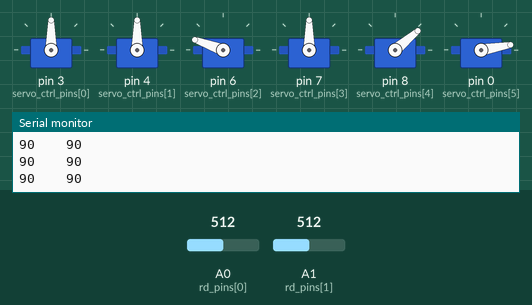
Simulated run of this sketch. Board: Arduino Nano, built with avr-gcc and run on an emulated ATmega328P. Shown: 6 × servo, the last lines printed to the serial monitor. The test bench sets the inputs (shaded band); at power-on: A0 (rd_pins[0]) = 512, A1 (rd_pins[1]) = 512.

Above: at 1.2 s.
1.3 s: A0 (rd_pins[0]) set to 557
At 1.8 s:
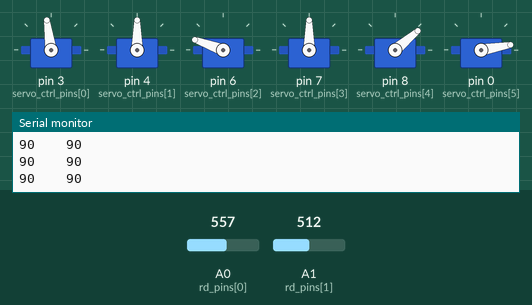
2.9 s: A0 (rd_pins[0]) set to 586
At 3.4 s:
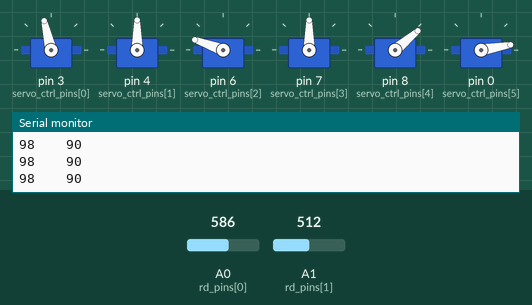
4.5 s: A1 (rd_pins[1]) set to 550
At 5.5 s:
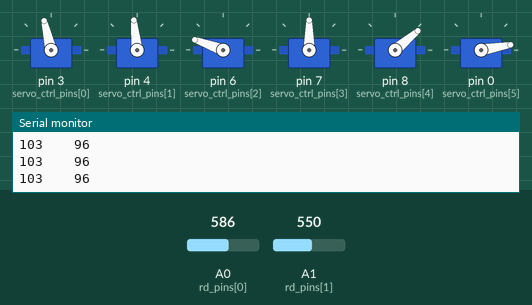
6.1 s: A1 (rd_pins[1]) set to 577
At 7.4 s:
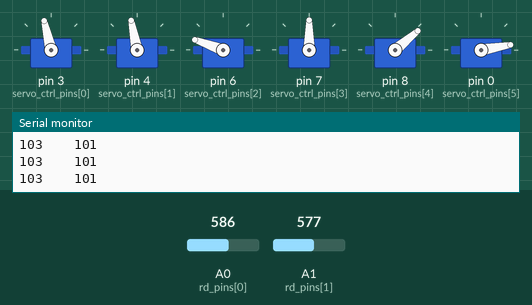
7.7 s: A0 (rd_pins[0]) set to 511
At 8.5 s:
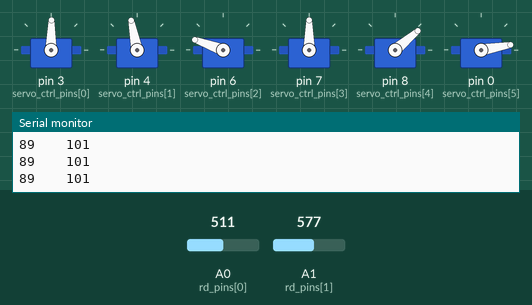
9.3 s: A1 (rd_pins[1]) set to 716
At 10.7 s:
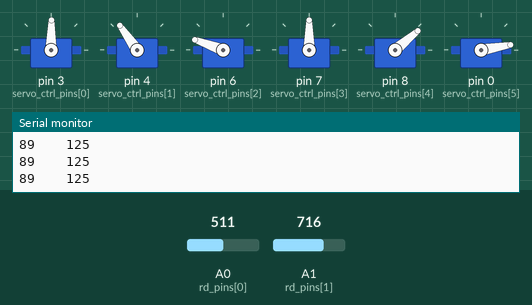
Timing chart, 0 to 11.9 s (numbered marks = the images above; inputs shaded):
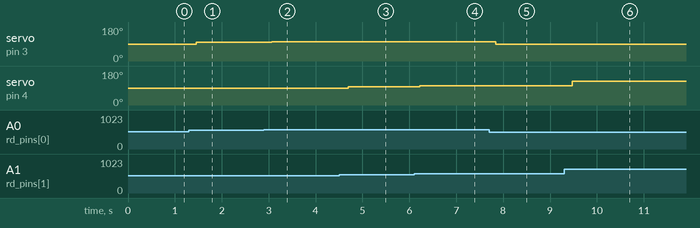

The sketch:

pot_ctrl.ino
```cpp
#include <Servo.h>

const int BAUD = 1200;

uint8_t rd_pins[] = {A0, A1, A2, A3, A4, A5, A6};
uint8_t servo_ctrl_pins[] = {3, 4, 6, 7, 8, 0};         //TODO - make this progression linear
Servo servos[] = {  Servo(), Servo(), Servo(),
                    Servo(), Servo(), Servo()   };
// long joint_angles[] = {0, 0, 0, 0, 0, 0};
long joint_angles[] = {0, 140, 160, 90, 40, 10};               //will assign values to angles before we write ctrl signals
uint8_t servo_count = 2;                              //will use 6 in later versions using the RoboArm

void assign_pins(Servo joint_servos[], uint8_t ctrl_pins[], uint8_t pin_count, long angles[]);
void rd_angles(uint8_t read_pins[], uint8_t pin_count, long angles[]);
void wr_angles(Servo joint_servos[], uint8_t pin_count, long angles[]);
void print_angles(uint8_t pin_count, long angles[]);

// the setup routine runs once when you press reset:
void setup() {
  // initialize serial communication at 9600 bits per second:
  Serial.begin(BAUD);
  // assign_pins(servos, servo_ctrl_pins, servo_count, joint_angles);
  assign_pins(servos, servo_ctrl_pins, 6, joint_angles);
}

// the loop routine runs over and over again forever:
void loop() {
  rd_angles(rd_pins, servo_count, joint_angles);
  print_angles(servo_count, joint_angles);
  wr_angles(servos, servo_count, joint_angles);
}

void assign_pins(Servo joint_servos[], uint8_t ctrl_pins[], uint8_t pin_count, long angles[])
{
  //Assign pins & set servo angles to home position
  for (int8_t idx = 0; idx < pin_count; idx++)
  {
    //set read pins
    pinMode(rd_pins[idx], INPUT);

    // pinMode(ctrl_pins[idx], OUTPUT);
    // Set default servo angles
    joint_servos[idx].write(angles[idx]);
    // Assign servo ctrl pins
    joint_servos[idx].attach(servo_ctrl_pins[idx]);
  }
}

void print_angles(uint8_t pin_count, long angles[])
{
  for (int8_t idx = 0; idx < pin_count; idx++)
  {
    Serial.print(angles[idx]);
    Serial.print(" \t ");
  }
  Serial.println();
}

void wr_angles(Servo joint_servos[], uint8_t pin_count, long angles[])
{
  //TODO - send ctrl signals to joint servos
  for (int8_t idx = 0; idx < pin_count; idx++)
  {
    joint_servos[idx].write(angles[idx]);
  }
}

void rd_angles(uint8_t read_pins[], uint8_t pin_count, long angles[])
{
  //collect readings from all sensors (in o.g. version, they're pots)
  //...and, convert readings to ctrl angles for joint ctrl
  for (int8_t idx = 0; idx < pin_count; idx++)
  {
    int sensorValue = analogRead(read_pins[idx]);
    joint_angles[idx] = map(sensorValue, 0, 1023, 0, 180);
  }
}
```

Measured:
- after the input at 1.3 s, servo on pin 3 (servo_ctrl_pins[0]): 90° → 98° after 0.16 s
- after the input at 2.9 s, servo on pin 3 (servo_ctrl_pins[0]): 98° → 103° after 0.17 s
- after the input at 4.5 s, servo on pin 4 (servo_ctrl_pins[1]): 90° → 96° after 0.19 s
- after the input at 6.1 s, servo on pin 4 (servo_ctrl_pins[1]): 96° → 101° after 0.12 s
- after the input at 7.7 s, servo on pin 3 (servo_ctrl_pins[0]): 103° → 89° after 0.15 s
- after the input at 9.3 s, servo on pin 4 (servo_ctrl_pins[1]): 101° → 125° after 0.17 s
